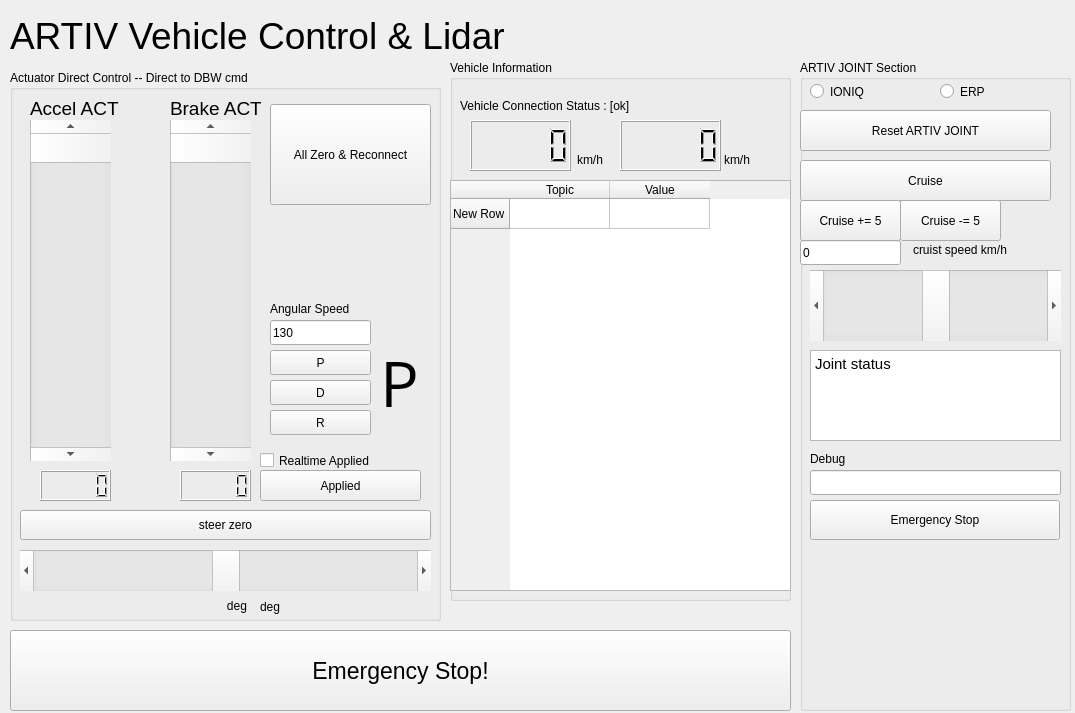
<?xml version="1.0" encoding="UTF-8"?>
<ui version="4.0">
 <class>MainWindow</class>
 <widget class="QMainWindow" name="MainWindow">
  <property name="geometry">
   <rect>
    <x>0</x>
    <y>0</y>
    <width>1075</width>
    <height>713</height>
   </rect>
  </property>
  <property name="windowTitle">
   <string>ARTIV Vehicle Touch Control</string>
  </property>
  <widget class="QWidget" name="centralwidget">
   <widget class="QLabel" name="label">
    <property name="geometry">
     <rect>
      <x>10</x>
      <y>10</y>
      <width>771</width>
      <height>51</height>
     </rect>
    </property>
    <property name="font">
     <font>
      <pointsize>28</pointsize>
     </font>
    </property>
    <property name="text">
     <string>ARTIV Vehicle Control &amp; Lidar</string>
    </property>
   </widget>
   <widget class="QGroupBox" name="groupBox">
    <property name="geometry">
     <rect>
      <x>10</x>
      <y>70</y>
      <width>431</width>
      <height>551</height>
     </rect>
    </property>
    <property name="title">
     <string>Actuator Direct Control -- Direct to DBW cmd</string>
    </property>
    <widget class="QScrollBar" name="accelAct">
     <property name="geometry">
      <rect>
       <x>20</x>
       <y>50</y>
       <width>81</width>
       <height>341</height>
      </rect>
     </property>
     <property name="value">
      <number>0</number>
     </property>
     <property name="sliderPosition">
      <number>0</number>
     </property>
     <property name="tracking">
      <bool>true</bool>
     </property>
     <property name="orientation">
      <enum>Qt::Vertical</enum>
     </property>
     <property name="invertedAppearance">
      <bool>false</bool>
     </property>
     <property name="invertedControls">
      <bool>true</bool>
     </property>
    </widget>
    <widget class="QScrollBar" name="brakeAct">
     <property name="geometry">
      <rect>
       <x>160</x>
       <y>50</y>
       <width>81</width>
       <height>341</height>
      </rect>
     </property>
     <property name="pageStep">
      <number>10</number>
     </property>
     <property name="value">
      <number>0</number>
     </property>
     <property name="sliderPosition">
      <number>0</number>
     </property>
     <property name="tracking">
      <bool>true</bool>
     </property>
     <property name="orientation">
      <enum>Qt::Vertical</enum>
     </property>
     <property name="invertedAppearance">
      <bool>false</bool>
     </property>
     <property name="invertedControls">
      <bool>false</bool>
     </property>
    </widget>
    <widget class="QLabel" name="label_2">
     <property name="geometry">
      <rect>
       <x>20</x>
       <y>30</y>
       <width>111</width>
       <height>17</height>
      </rect>
     </property>
     <property name="font">
      <font>
       <pointsize>14</pointsize>
      </font>
     </property>
     <property name="text">
      <string>Accel ACT</string>
     </property>
    </widget>
    <widget class="QLabel" name="label_3">
     <property name="geometry">
      <rect>
       <x>160</x>
       <y>30</y>
       <width>91</width>
       <height>17</height>
      </rect>
     </property>
     <property name="font">
      <font>
       <pointsize>14</pointsize>
      </font>
     </property>
     <property name="text">
      <string>Brake ACT</string>
     </property>
    </widget>
    <widget class="QLCDNumber" name="lcdNumber">
     <property name="geometry">
      <rect>
       <x>30</x>
       <y>400</y>
       <width>71</width>
       <height>31</height>
      </rect>
     </property>
    </widget>
    <widget class="QLCDNumber" name="lcdNumber_2">
     <property name="geometry">
      <rect>
       <x>170</x>
       <y>400</y>
       <width>71</width>
       <height>31</height>
      </rect>
     </property>
    </widget>
    <widget class="QCheckBox" name="checkBox">
     <property name="geometry">
      <rect>
       <x>250</x>
       <y>370</y>
       <width>161</width>
       <height>41</height>
      </rect>
     </property>
     <property name="text">
      <string>Realtime Applied</string>
     </property>
     <property name="tristate">
      <bool>false</bool>
     </property>
    </widget>
    <widget class="QPushButton" name="pushButton">
     <property name="geometry">
      <rect>
       <x>250</x>
       <y>400</y>
       <width>161</width>
       <height>31</height>
      </rect>
     </property>
     <property name="text">
      <string>Applied</string>
     </property>
    </widget>
    <widget class="QScrollBar" name="horizontalScrollBar">
     <property name="geometry">
      <rect>
       <x>10</x>
       <y>480</y>
       <width>411</width>
       <height>41</height>
      </rect>
     </property>
     <property name="minimum">
      <number>-2000</number>
     </property>
     <property name="maximum">
      <number>2000</number>
     </property>
     <property name="pageStep">
      <number>150</number>
     </property>
     <property name="orientation">
      <enum>Qt::Horizontal</enum>
     </property>
    </widget>
    <widget class="QLabel" name="label_7">
     <property name="geometry">
      <rect>
       <x>250</x>
       <y>528</y>
       <width>67</width>
       <height>17</height>
      </rect>
     </property>
     <property name="text">
      <string>deg</string>
     </property>
    </widget>
    <widget class="QLabel" name="label_8">
     <property name="geometry">
      <rect>
       <x>170</x>
       <y>527</y>
       <width>67</width>
       <height>17</height>
      </rect>
     </property>
     <property name="layoutDirection">
      <enum>Qt::LeftToRight</enum>
     </property>
     <property name="text">
      <string>deg</string>
     </property>
     <property name="alignment">
      <set>Qt::AlignRight|Qt::AlignTrailing|Qt::AlignVCenter</set>
     </property>
    </widget>
    <widget class="QPushButton" name="pushButton_5">
     <property name="geometry">
      <rect>
       <x>260</x>
       <y>34</y>
       <width>161</width>
       <height>101</height>
      </rect>
     </property>
     <property name="text">
      <string>All Zero &amp;&amp; Reconnect</string>
     </property>
    </widget>
    <widget class="QPushButton" name="pushButton_6">
     <property name="geometry">
      <rect>
       <x>10</x>
       <y>440</y>
       <width>411</width>
       <height>30</height>
      </rect>
     </property>
     <property name="text">
      <string>steer zero</string>
     </property>
    </widget>
    <widget class="QLineEdit" name="lineEdit_2">
     <property name="geometry">
      <rect>
       <x>260</x>
       <y>250</y>
       <width>101</width>
       <height>25</height>
      </rect>
     </property>
     <property name="text">
      <string>130</string>
     </property>
    </widget>
    <widget class="QLabel" name="label_9">
     <property name="geometry">
      <rect>
       <x>260</x>
       <y>230</y>
       <width>101</width>
       <height>17</height>
      </rect>
     </property>
     <property name="text">
      <string>Angular Speed</string>
     </property>
    </widget>
    <widget class="QPushButton" name="pushButton_7">
     <property name="geometry">
      <rect>
       <x>260</x>
       <y>280</y>
       <width>101</width>
       <height>25</height>
      </rect>
     </property>
     <property name="text">
      <string>P</string>
     </property>
    </widget>
    <widget class="QPushButton" name="pushButton_8">
     <property name="geometry">
      <rect>
       <x>260</x>
       <y>310</y>
       <width>101</width>
       <height>25</height>
      </rect>
     </property>
     <property name="text">
      <string>D</string>
     </property>
    </widget>
    <widget class="QPushButton" name="pushButton_9">
     <property name="geometry">
      <rect>
       <x>260</x>
       <y>340</y>
       <width>101</width>
       <height>25</height>
      </rect>
     </property>
     <property name="text">
      <string>R</string>
     </property>
    </widget>
    <widget class="QLabel" name="label_10">
     <property name="geometry">
      <rect>
       <x>370</x>
       <y>260</y>
       <width>41</width>
       <height>101</height>
      </rect>
     </property>
     <property name="font">
      <font>
       <family>Noto Sans CJK JP</family>
       <pointsize>46</pointsize>
      </font>
     </property>
     <property name="text">
      <string>P</string>
     </property>
    </widget>
   </widget>
   <widget class="QGroupBox" name="groupBox_2">
    <property name="geometry">
     <rect>
      <x>450</x>
      <y>60</y>
      <width>341</width>
      <height>541</height>
     </rect>
    </property>
    <property name="title">
     <string>Vehicle Information</string>
    </property>
    <widget class="QLabel" name="label_4">
     <property name="geometry">
      <rect>
       <x>10</x>
       <y>30</y>
       <width>321</width>
       <height>31</height>
      </rect>
     </property>
     <property name="text">
      <string>Vehicle Connection Status : [ok]</string>
     </property>
    </widget>
    <widget class="QTableWidget" name="tableWidget">
     <property name="geometry">
      <rect>
       <x>0</x>
       <y>120</y>
       <width>341</width>
       <height>411</height>
      </rect>
     </property>
     <row>
      <property name="text">
       <string>New Row</string>
      </property>
     </row>
     <column>
      <property name="text">
       <string>Topic</string>
      </property>
     </column>
     <column>
      <property name="text">
       <string>Value</string>
      </property>
     </column>
    </widget>
    <widget class="QLCDNumber" name="lcdNumber_3">
     <property name="geometry">
      <rect>
       <x>20</x>
       <y>60</y>
       <width>101</width>
       <height>51</height>
      </rect>
     </property>
    </widget>
    <widget class="QLCDNumber" name="lcdNumber_4">
     <property name="geometry">
      <rect>
       <x>170</x>
       <y>60</y>
       <width>101</width>
       <height>51</height>
      </rect>
     </property>
    </widget>
    <widget class="QLabel" name="label_5">
     <property name="geometry">
      <rect>
       <x>127</x>
       <y>91</y>
       <width>60</width>
       <height>17</height>
      </rect>
     </property>
     <property name="text">
      <string>km/h</string>
     </property>
    </widget>
    <widget class="QLabel" name="label_6">
     <property name="geometry">
      <rect>
       <x>274</x>
       <y>91</y>
       <width>50</width>
       <height>17</height>
      </rect>
     </property>
     <property name="text">
      <string>km/h</string>
     </property>
    </widget>
   </widget>
   <widget class="QPushButton" name="pushButton_4">
    <property name="geometry">
     <rect>
      <x>10</x>
      <y>630</y>
      <width>781</width>
      <height>81</height>
     </rect>
    </property>
    <property name="font">
     <font>
      <pointsize>17</pointsize>
     </font>
    </property>
    <property name="text">
     <string>Emergency Stop!</string>
    </property>
   </widget>
   <widget class="QPushButton" name="pushButton_10">
    <property name="geometry">
     <rect>
      <x>800</x>
      <y>110</y>
      <width>251</width>
      <height>41</height>
     </rect>
    </property>
    <property name="text">
     <string>Reset ARTIV JOINT</string>
    </property>
   </widget>
   <widget class="QPushButton" name="pushButton_11">
    <property name="geometry">
     <rect>
      <x>800</x>
      <y>160</y>
      <width>251</width>
      <height>41</height>
     </rect>
    </property>
    <property name="text">
     <string>Cruise</string>
    </property>
   </widget>
   <widget class="QPushButton" name="pushButton_3">
    <property name="geometry">
     <rect>
      <x>900</x>
      <y>200</y>
      <width>101</width>
      <height>41</height>
     </rect>
    </property>
    <property name="text">
     <string>Cruise -= 5</string>
    </property>
   </widget>
   <widget class="QPushButton" name="pushButton_2">
    <property name="geometry">
     <rect>
      <x>800</x>
      <y>200</y>
      <width>101</width>
      <height>41</height>
     </rect>
    </property>
    <property name="text">
     <string>Cruise += 5</string>
    </property>
   </widget>
   <widget class="QLineEdit" name="lineEdit">
    <property name="geometry">
     <rect>
      <x>800</x>
      <y>240</y>
      <width>101</width>
      <height>25</height>
     </rect>
    </property>
    <property name="text">
     <string>0</string>
    </property>
    <property name="placeholderText">
     <string>Cruise Speed</string>
    </property>
   </widget>
   <widget class="QRadioButton" name="radioButton">
    <property name="geometry">
     <rect>
      <x>810</x>
      <y>80</y>
      <width>112</width>
      <height>23</height>
     </rect>
    </property>
    <property name="text">
     <string>IONIQ</string>
    </property>
   </widget>
   <widget class="QRadioButton" name="radioButton_2">
    <property name="geometry">
     <rect>
      <x>940</x>
      <y>80</y>
      <width>112</width>
      <height>23</height>
     </rect>
    </property>
    <property name="text">
     <string>ERP</string>
    </property>
   </widget>
   <widget class="QGroupBox" name="groupBox_3">
    <property name="geometry">
     <rect>
      <x>800</x>
      <y>60</y>
      <width>271</width>
      <height>651</height>
     </rect>
    </property>
    <property name="title">
     <string>ARTIV JOINT Section</string>
    </property>
    <widget class="QLineEdit" name="lineEdit_3">
     <property name="geometry">
      <rect>
       <x>10</x>
       <y>410</y>
       <width>251</width>
       <height>25</height>
      </rect>
     </property>
     <property name="text">
      <string/>
     </property>
    </widget>
    <widget class="QLabel" name="label_12">
     <property name="geometry">
      <rect>
       <x>10</x>
       <y>390</y>
       <width>67</width>
       <height>17</height>
      </rect>
     </property>
     <property name="text">
      <string>Debug</string>
     </property>
    </widget>
    <widget class="QLabel" name="label_13">
     <property name="geometry">
      <rect>
       <x>113</x>
       <y>181</y>
       <width>131</width>
       <height>17</height>
      </rect>
     </property>
     <property name="text">
      <string>cruist speed km/h</string>
     </property>
    </widget>
    <widget class="QPushButton" name="pushButton_12">
     <property name="geometry">
      <rect>
       <x>10</x>
       <y>440</y>
       <width>250</width>
       <height>40</height>
      </rect>
     </property>
     <property name="text">
      <string>Emergency Stop</string>
     </property>
    </widget>
    <widget class="QScrollBar" name="horizontalScrollBar_2">
     <property name="geometry">
      <rect>
       <x>10</x>
       <y>210</y>
       <width>251</width>
       <height>71</height>
      </rect>
     </property>
     <property name="minimum">
      <number>-2000</number>
     </property>
     <property name="maximum">
      <number>2000</number>
     </property>
     <property name="pageStep">
      <number>150</number>
     </property>
     <property name="orientation">
      <enum>Qt::Horizontal</enum>
     </property>
    </widget>
    <widget class="QTextBrowser" name="textBrowser">
     <property name="geometry">
      <rect>
       <x>10</x>
       <y>290</y>
       <width>251</width>
       <height>91</height>
      </rect>
     </property>
     <property name="html">
      <string>&lt;!DOCTYPE HTML PUBLIC &quot;-//W3C//DTD HTML 4.0//EN&quot; &quot;http://www.w3.org/TR/REC-html40/strict.dtd&quot;&gt;
&lt;html&gt;&lt;head&gt;&lt;meta name=&quot;qrichtext&quot; content=&quot;1&quot; /&gt;&lt;style type=&quot;text/css&quot;&gt;
p, li { white-space: pre-wrap; }
&lt;/style&gt;&lt;/head&gt;&lt;body style=&quot; font-family:'Ubuntu'; font-size:11pt; font-weight:400; font-style:normal;&quot;&gt;
&lt;p style=&quot; margin-top:0px; margin-bottom:0px; margin-left:0px; margin-right:0px; -qt-block-indent:0; text-indent:0px;&quot;&gt;Joint status&lt;/p&gt;
&lt;p style=&quot;-qt-paragraph-type:empty; margin-top:0px; margin-bottom:0px; margin-left:0px; margin-right:0px; -qt-block-indent:0; text-indent:0px;&quot;&gt;&lt;br /&gt;&lt;/p&gt;&lt;/body&gt;&lt;/html&gt;</string>
     </property>
    </widget>
    <widget class="QLabel" name="label_11">
     <property name="geometry">
      <rect>
       <x>80</x>
       <y>500</y>
       <width>121</width>
       <height>131</height>
      </rect>
     </property>
     <property name="text">
      <string>&lt;html&gt;&lt;head/&gt;&lt;body&gt;&lt;p&gt;&lt;img src=&quot;:/photo/image (3).png&quot; width=130/&gt;&lt;/p&gt;&lt;/body&gt;&lt;/html&gt;</string>
     </property>
    </widget>
   </widget>
   <zorder>groupBox_3</zorder>
   <zorder>label</zorder>
   <zorder>groupBox</zorder>
   <zorder>groupBox_2</zorder>
   <zorder>pushButton_4</zorder>
   <zorder>pushButton_10</zorder>
   <zorder>pushButton_11</zorder>
   <zorder>pushButton_3</zorder>
   <zorder>pushButton_2</zorder>
   <zorder>lineEdit</zorder>
   <zorder>radioButton</zorder>
   <zorder>radioButton_2</zorder>
  </widget>
 </widget>
 <resources>
  <include location="vtc_rs.qrc"/>
 </resources>
 <connections/>
</ui>
